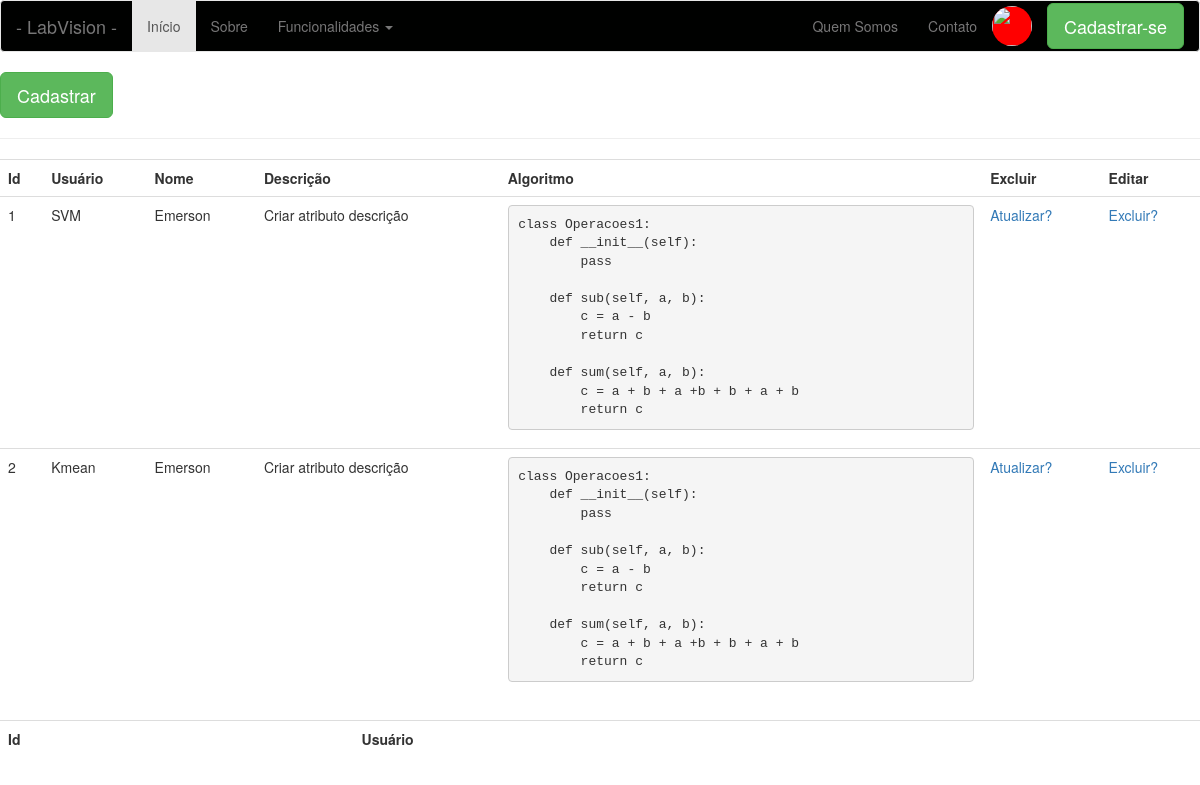
The page /listar-algoritmos (signed in) on the database as committed earlier.
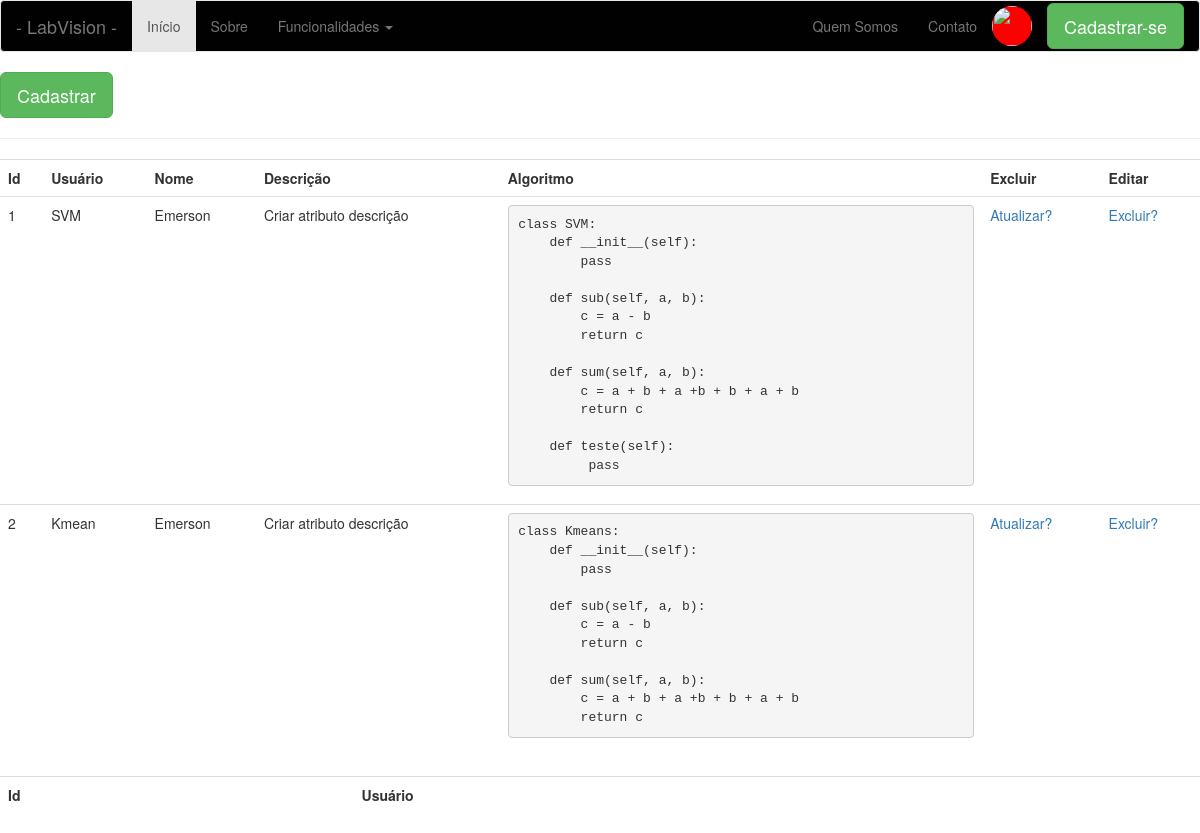
The same page on the database as committed later.
### app/models/tables.py (models this page shows, shortened)
class Algoritmo(db.Model):
    __tablename__= "algoritmos"
    id = db.Column(db.Integer, primary_key=True)
    nome = db.Column(db.String(20))
    algoritmo = db.Column(db.Text)
    usuario = db.Column(db.Integer, db.ForeignKey('usuarios.id'))

class Pessoa(db.Model):
    __tablename__ = "pessoas"
    id = db.Column(db.Integer, primary_key=True)
    nome = db.Column(db.String(50))

### app/controllers/default.py (the view)
@app.route('/listar-algoritmos', methods=['GET'])
def listar_algoritmos():
    algoritmos = Algoritmo.query.filter_by(usuario=current_user.get_id()).all()
    return render_template('algoritmo/listar-algoritmos.html', algoritmos=algoritmos)

### app/controllers/default.py (called while the page is built)
@login_manager.user_loader
def load_user(id):
    return Usuario.query.filter_by(id=id).first()

### app/models/tables.py (called while the page is built)
    def get_id(self):
        return str(self.id)

### app/templates/algoritmo/listar-algoritmos.html
{% include 'base/head.html' %}
{% include 'base/nav_bar.html' %}
<a href="/cadastrar-algoritmos">
    <button class="btn btn-lg btn-success">
        Cadastrar
    </button>
</a>
<hr>
<div class="table-responsive">
    <form action="#">
        <table class="table">
            <tr>
                <th>Id</th>
                <th>Usuário</th>
                <th>Nome</th>
                <th>Descrição</th>
                <th>Algoritmo</th>
                <th>Excluir</th>
                <th>Editar</th>
            </tr>
            {% for a in algoritmos %}
            <tr>
                <td>
                    {{ a.id }}
                </td>
                <td>
                    {{ a.nome }}
                </td>
                <td>
                    {{ current_user.nome }}
                </td>
                <td>
                    Criar atributo descrição
                </td>
                <td>
                    <pre>{{ a.algoritmo }}</pre>
                </td>
                <td>
                    <a href="{{ url_for('atualizar_algoritmo', id=a.id)}}">Atualizar?</a>
                </td>
                <td>
                    <a href="{{ url_for('excluir_algoritmo', id=a.id)}}">Excluir?</a>
                </td>
            </tr>
            {% endfor %}
        </table>
    </form>
</div>
<div class="table-responsive">
    <form action="#">
        <table class="table">
            <tr>
                <th>Id</th>
                <th>Usuário</th>
            </tr>
        </table>
    </form>
</div>
{% include 'base/footer.html' %}

### app/templates/base/head.html (shortened to what this page needs)
<!DOCTYPE html>
<html lang="pt-br">
  <head>
    <link rel="stylesheet" href="{{ url_for('static', filename='bootstrap/css/bootstrap.css') }}">
    <link rel="stylesheet" href="{{ url_for('static', filename='css/main.css') }}">
  </head>
  <body>

### app/templates/base/nav_bar.html (shortened to what this page needs)
    <nav class="navbar navbar-default">
        <div class="container-fluid">
            <div class="navbar-header">
                <a class="navbar-brand" href="#">- LabVision -</a>
            </div>
            <div class="collapse navbar-collapse" id="navPrincipal">
                <ul class="nav navbar-nav">
                    <li class="active">
                        <a href="#">Início</a>
                    </li>
                    <li>
                        <a href="#">Sobre</a>
                    </li>
                    <li class="dropdown">
                        <a class="dropdown-toggle" data-toggle="dropdown" href="#">Funcionalidades
                        <span class="caret"></span></a>
                    </li>
                </ul>
                <ul class="nav navbar-nav navbar-right">
                    <li><a href="#">Quem Somos</a></li>
                    <li><a href="#">Contato</a></li>
                    <li>
                        <img src="" class="imagem-perfil">
                    </li>
                    <button class="btn btn-lg btn-success botao-cadastrar-se">
                        Cadastrar-se
                    </button>
                </ul>
            </div>
        </div>
    </nav>

### app/templates/base/footer.html (shortened to what this page needs)
    </body>
</html>

### app/static/css/main.css (style rules this page uses)
.navbar-default { background-color: #000100; }
.imagem-perfil { background-color: #FF0000; width: 40px; height: 40px; border-radius: 40px; margin-top: 5px; margin-right: 15px; }
.botao-cadastrar-se { margin-top: 2px; }

Rows that differ between the two databases and show on the page:
changed Algoritmo "SVM": algoritmo "class Operacoes1: def __init__(self): pass def sub(self, a, b): c = a - b return c def sum(self, a, b): c = a + b + a +b + b + a + b return c" → "class SVM: def __init__(self): pass def sub(self, a, b): c = a - b return c def sum(self, a, b): c = a + b + a +b + b + a + b return c def teste(self): pass"
changed Algoritmo "Kmean": algoritmo "class Operacoes1: def __init__(self): pass def sub(self, a, b): c = a - b return c def sum(self, a, b): c = a + b + a +b + b + a + b return c" → "class Kmeans: def __init__(self): pass def sub(self, a, b): c = a - b return c def sum(self, a, b): c = a + b + a +b + b + a + b return c"
